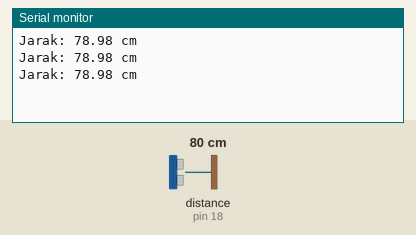
Recording of a sketch running on a simulated Arduino Uno, built with avr-gcc and run on an emulated ATmega328P. Shown: the last lines printed to the serial monitor. Wiring (inferred from the names in the program): ultrasonic range finder: trigger pin 5; echo pin 18. Inputs (shaded band) come from the test bench; at power-on: distance to the obstacle (sensor on pin 18) 80 cm. The echo pulse lasts 58.3 µs per cm.

Above: at 1.3 s.
1.4 s: distance to the obstacle (sensor on pin 18) set to 2 cm
At 1.9 s:
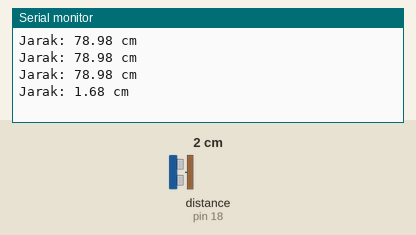
2.9 s: distance to the obstacle (sensor on pin 18) set to 4 cm
At 3.4 s:
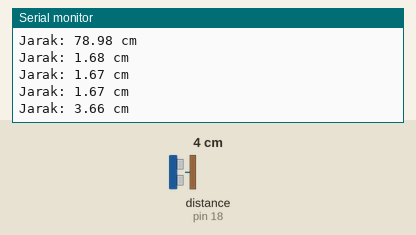
Timing chart, 0 to 5.9 s (numbered marks = the images above; inputs shaded):
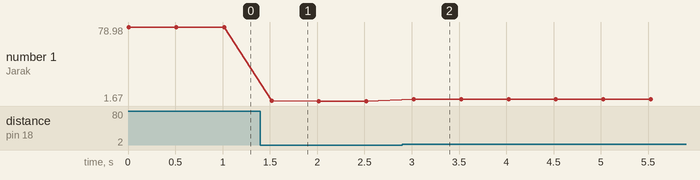

The sketch:

code_ultrasonik.ino
```cpp
const int trigPin = 5;   // GPIO5 untuk Trig
const int echoPin = 18;  // GPIO18 untuk Echo

void setup() {
  Serial.begin(115200);  // Inisialisasi Serial Monitor
  pinMode(trigPin, OUTPUT);
  pinMode(echoPin, INPUT);
}

void loop() {
  // 1. Kirim pulse 10μs ke Trig
  digitalWrite(trigPin, LOW);
  delayMicroseconds(2);
  digitalWrite(trigPin, HIGH);
  delayMicroseconds(10);
  digitalWrite(trigPin, LOW);

  // 2. Baca durasi Echo (μs) dan hitung jarak (cm)
  float distance = pulseIn(echoPin, HIGH) * 0.034 / 2;

  // 3. Tampilkan HANYA di Serial Monitor
  Serial.print("Jarak: ");
  Serial.print(distance);
  Serial.println(" cm");

  delay(500);  // Jeda 0.5 detik
}
```

Measured:
- after the input at 1.4 s, the serial monitor: prints a new line after 0.12 s (image 1)
- after the input at 2.9 s, the serial monitor: prints a new line after 0.12 s (image 2)
- plotted number 1: 78.98 → 1.67 after the input at 1.4 s, 1.67 → 3.66 after the input at 2.9 s
